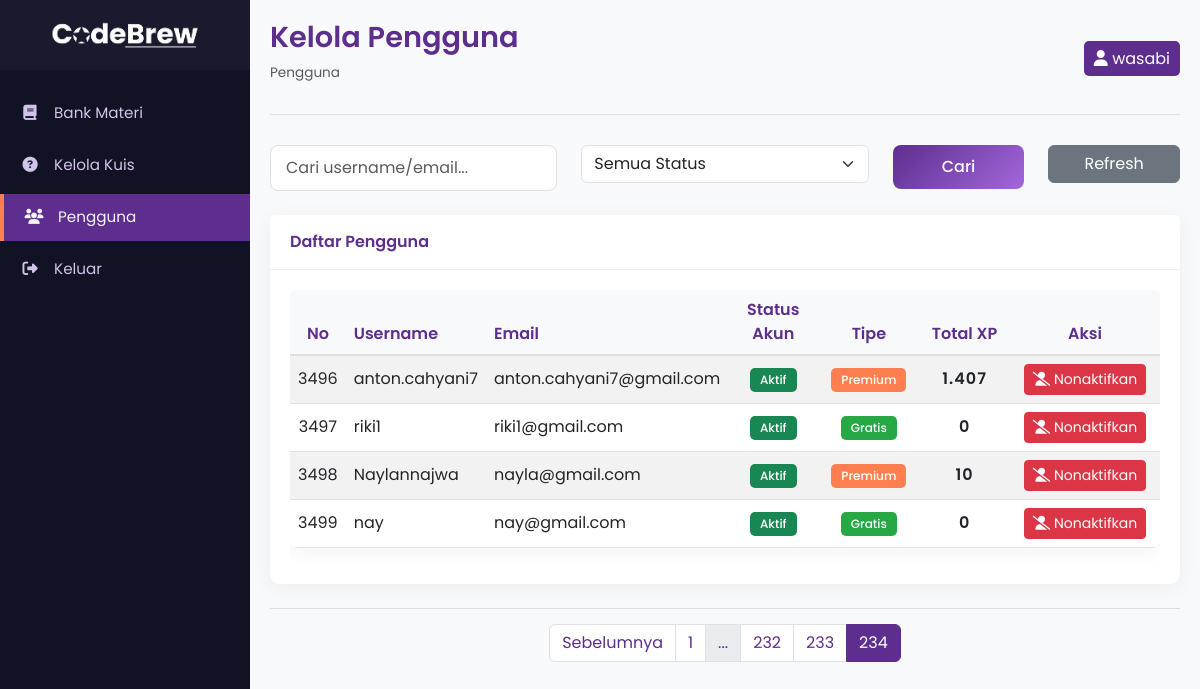
The app's page /admin/users.php?page=234 (signed in), older data.
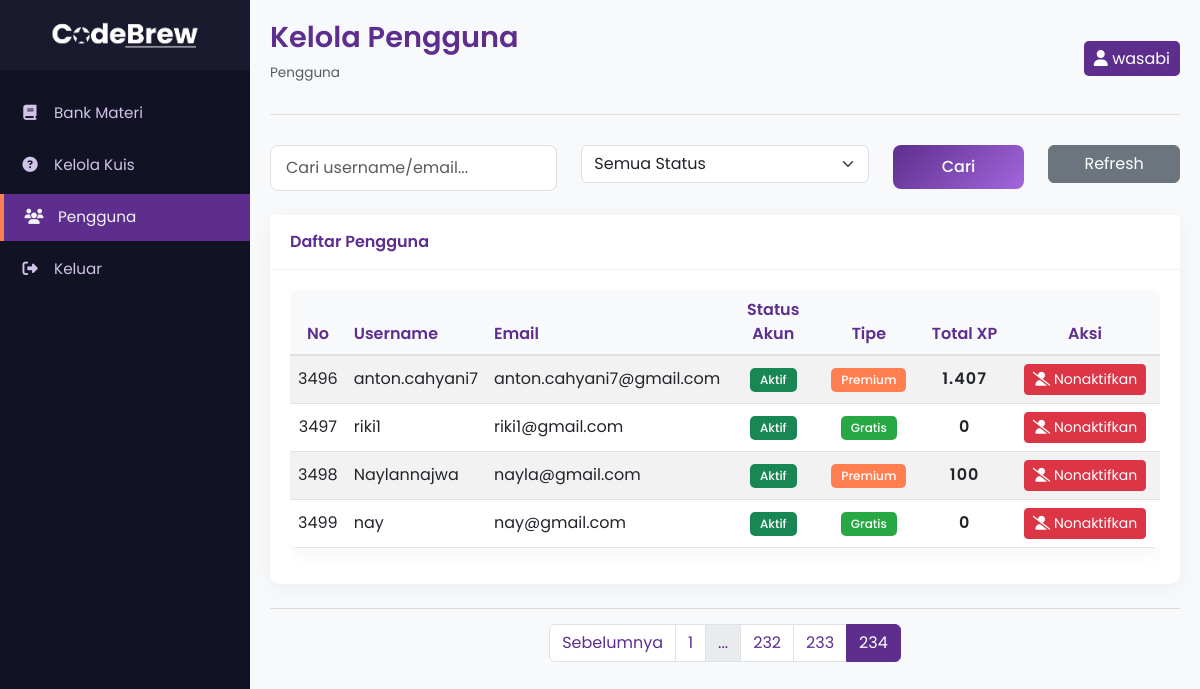
The same page, newer data.
### tables this page shows
CREATE TABLE `user` (
  `user_id` int(11) NOT NULL,
  `username` varchar(100) DEFAULT NULL,
  `email` varchar(100) DEFAULT NULL,
  `password` varchar(255) DEFAULT NULL,
  `is_premium` tinyint(1) DEFAULT NULL,
  `xp_total` int(11) DEFAULT NULL,
  `role` varchar(20) DEFAULT 'user',
  `joined_date` datetime DEFAULT current_timestamp(),
  `is_active` int(1) NOT NULL DEFAULT 1
);

### admin/users.php (the view, shortened to what the changed rows need)
<?php
include_once '../connection.php';
$limit = 15;
$page = isset($_GET['page']) ? (int)$_GET['page'] : 1;
$offset = ($page - 1) * $limit;
$where = [];
$where_sql = $where ? 'WHERE ' . implode(' AND ', $where) : '';
$daftaruser = mysqli_query($conn, "SELECT * FROM user $where_sql LIMIT $limit OFFSET $offset");
?>
<!DOCTYPE html>
<html lang="en">
<head>
    <link rel="stylesheet" href="https://cdnjs.cloudflare.com/ajax/libs/font-awesome/6.4.0/css/all.min.css">
    <link href="https://cdn.jsdelivr.net/npm/bootstrap@5.3.0-alpha1/dist/css/bootstrap.min.css" rel="stylesheet">
</head>
<body>
    <div class="main-content">
        <div class="content-header">
            <div class="d-flex justify-content-between align-items-center">
                <div>
                    <h1>Kelola Pengguna</h1>
                </div>
            </div>
        </div>
        <div class="card mb-4">
            <div class="card-body">
                <?php if (mysqli_num_rows($daftaruser) > 0): ?>
                    <div class="table-responsive">
                        <table class="table table-striped table-hover align-middle">
                            <thead class="table-light">
                                <tr>
                                    <th style="width: 50px; text-align:center;">No</th>
                                    <th>Username</th>
                                    <th>Email</th>
                                    <th style="width: 110px; text-align:center;">Status Akun</th>
                                    <th style="width: 110px; text-align:center;">Tipe</th>
                                    <th class="text-center" style="width: 100px;">Total XP</th>
                                    <th style="width: 180px; text-align:center;">Aksi</th>
                                </tr>
                            </thead>
                            <tbody>
                                <?php
                                $no = $offset + 1;
                                while ($user = mysqli_fetch_assoc($daftaruser)):
                                ?>
                                    <tr>
                                        <td class="text-center"><?php echo $no++; ?></td>
                                        <td><?php echo htmlspecialchars($user['username']); ?></td>
                                        <td><?php echo htmlspecialchars($user['email']); ?></td>
                                        <td class="text-center">
                                            <?php if ($user['is_active']): ?>
                                                <span class="badge bg-success">Aktif</span>
                                            <?php else: ?>
                                                <span class="badge bg-danger">Nonaktif</span>
                                            <?php endif; ?>
                                        </td>
                                        <td class="text-center">
                                            <?php if ($user['is_premium']): ?>
                                                <span class="badge badge-premium">Premium</span>
                                            <?php else: ?>
                                                <span class="badge badge-free">Gratis</span>
                                            <?php endif; ?>
                                        </td>
                                        <td class="angka-rapih">
                                            <div><?php echo number_format($user['xp_total'], 0, ',', '.'); ?></div>
                                        </td>
                                        <td class="text-center">
                                            <div class="d-flex gap-1 justify-content-center">
                                                <?php if ($user['is_active']): ?>
                                                    <a href="users.php?nonaktifkan=<?php echo $user['user_id']; ?>" class="btn btn-sm btn-danger" onclick="return confirm('Nonaktifkan akun ini?')">
                                                        <i class="fas fa-user-slash"></i> Nonaktifkan
                                                    </a>
                                                <?php else: ?>
                                                    <a href="users.php?aktifkan=<?php echo $user['user_id']; ?>" class="btn btn-sm btn-success" onclick="return confirm('Aktifkan kembali akun ini?')">
                                                        <i class="fas fa-user-check"></i> Aktifkan
                                                    </a>
                                                <?php endif; ?>
                                            </div>
                                        </td>
                                    </tr>
                                <?php endwhile; ?>
                            </tbody>
                        </table>
                    </div>
                <?php else: ?>
                    <div class="alert alert-info mb-0">
                        <i class="fas fa-info-circle"></i> Belum ada pengguna yang terdaftar.
                    </div>
                <?php endif; ?>
            </div>
        </div>
    </div>
</body>
</html>

Row changes from the older to the newer data that the page shows:
changed user "Naylannajwa": xp_total "10" → "100"
